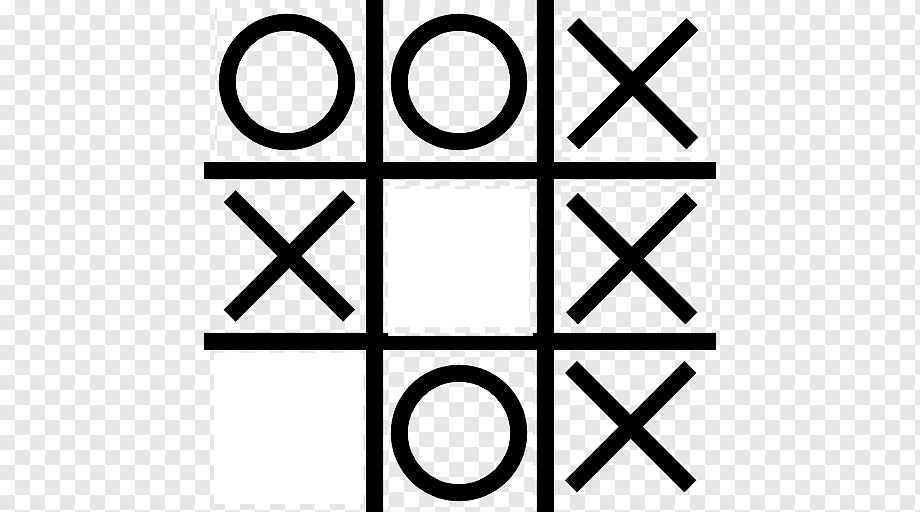
#> input picture image.png, 920 x 512 px
$ python main.py
#> lines starting #> are read from the running program, lines starting #| are printed output that depends on the picture
from PIL import Image, ImageDraw

black_pix = (0, 0, 0, 255) # считаем что поля, крестики, нолики имеют такой цвет
image = Image.open('image.png')  # Открываем изображение
#> image is the input picture: PIL image 920x512 RGBA; mean R, G, B, A 182.4, 182.4, 182.4, 231.9
draw = ImageDraw.Draw(image)  # Создаем инструмент для рисования
width = image.size[0]  # Определяем ширину
#> width = 920
height = image.size[1]  # Определяем высоту
#> height = 512
pix = image.load()  # Выгружаем значения пикселей

# Найдем границы игрового поля
area = {"top": 0, "bot": 0, "left": 0, "right": 0}
def find_top():
    for y in range(height):
        for x in range(width):
            if pix[x,y] == black_pix:
                area["top"] = y
                return True
def find_bot():
    for y in reversed(range(height)):
        for x in range(width):
            if pix[x,y] == black_pix:
                area["bot"] = y
                return True
def find_left():
    for x in range(width):
        for y in range(height):
            if pix[x,y] == black_pix:
                area["left"] = x
                return True
def find_right():
    for x in reversed(range(width)):
        for y in range(height):
            if pix[x,y] == black_pix:
                area["right"] = x
                return True
find_top()
find_bot()
find_left()
find_right()

# определяем границы каждой клетки
cells = [0] * 9
for i in range(9):
    cells[i] = {"top": (area["top"] + ((area["bot"] - area["top"]) // 3) * (i // 3)),
            "bot": (area["top"] + ((area["bot"] - area["top"]) // 3) * (1 + i // 3)),
            "left": (area["left"] + ((area["right"] - area["left"]) // 3) * (i % 3)),
            "right": (area["left"] + ((area["right"] - area["left"]) // 3) * (1 + i % 3)),
            "value": -1}

# определяем что находится в каждой клетке: 1 - крестик, 0 - нолик), -1 - ничего
# если в центре клетки черный пиксель, то в ней крестик, что и проверяется в первую очередь
# далее алгоритм работает следующим образом:
# если при проходе из левой границу в правую мы встретили четыре или три черные линии, то там круг
# иначе там одна или две черные линии, то есть ничего не стоит
# сделал именно так, так как не захотел отсекать части рамок,
# а у нас при определении границ клеток части рамок заходят в них
for i in range(9):
    ycell = (cells[i]["top"] + cells[i]["bot"]) // 2
    if pix[(cells[i]["left"] + cells[i]["right"]) // 2, ycell] == black_pix:
        cells[i]["value"] = 1
    else:
        count = 0
        flag = False
        for x in range(cells[i]["left"], cells[i]["right"]):
            if pix[x, ycell] == black_pix:
                if flag == False:
                    count += 1
                    flag = True
            else:
                if flag:
                    flag = False
        if count == 3 or count == 4:
            cells[i]["value"] = 0
#> after the loop, cells = 9 items

# Определяем победителя и сразу запоминаем координаты начала и конца линии, которую должны будем провести
def check_line(first, second, third):
    if cells[first]["value"] == cells[second]["value"] and cells[second]["value"] == cells[third]["value"]:
        return True

line = (0, 0, 0, 0)
for n in range(3):
    if check_line(n * 3, n * 3 + 1, n * 3 + 2):
        line = (cells[n * 3]["left"], (cells[n * 3]["top"] + cells[n * 3]["bot"]) // 2, cells[n * 3 + 2]["right"], (cells[n * 3 + 2]["top"] + cells[n * 3 + 2]["bot"]) // 2)
        break
    if check_line(n, n + 3, n + 6):
        line = ((cells[n]["left"] + cells[n]["right"]) // 2, cells[n]["top"], (cells[n + 6]["left"] + cells[n + 6]["right"]) // 2, cells[n + 6]["bot"])
        break
#> this loop made 3 passes
#> line on pass 3: (629, 0, 629, 510)
if check_line(0, 4, 8):
    line = (cells[0]["left"], cells[0]["top"], cells[8]["right"], cells[8]["bot"])
if check_line(2, 4, 6):
    line = (cells[6]["left"], cells[6]["bot"], cells[2]["right"], cells[2]["top"])
if line == (0, 0, 0, 0):
    print("no winner")
    exit(0)

# Рисуем результат
for x in range(width):
   for y in range(height):
        draw.point((x, y), pix[x,y])
draw.line(line, fill=(0, 0, 0, 255), width=7)

image.save("result.png", "png")
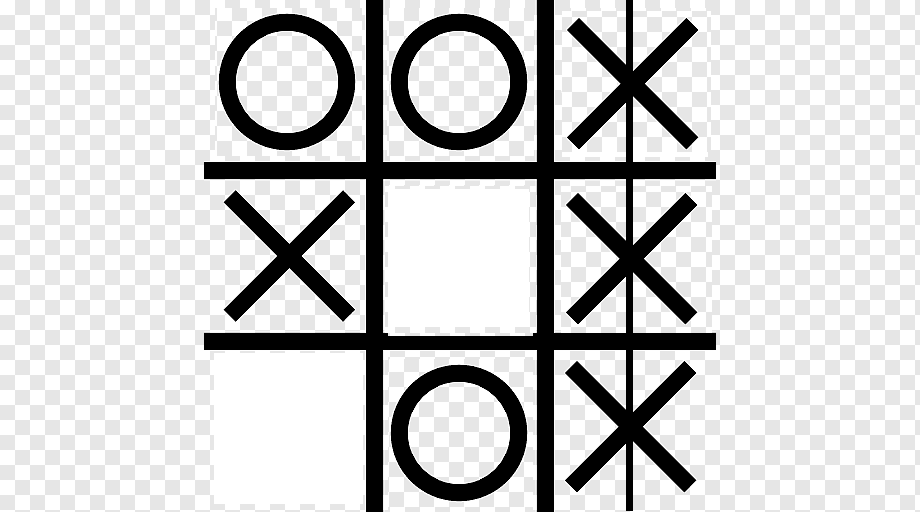
#> saved as result.png: PIL image 920x512 RGBA; mean R, G, B, A 181, 181, 181, 231.9; transparent parts drawn white
